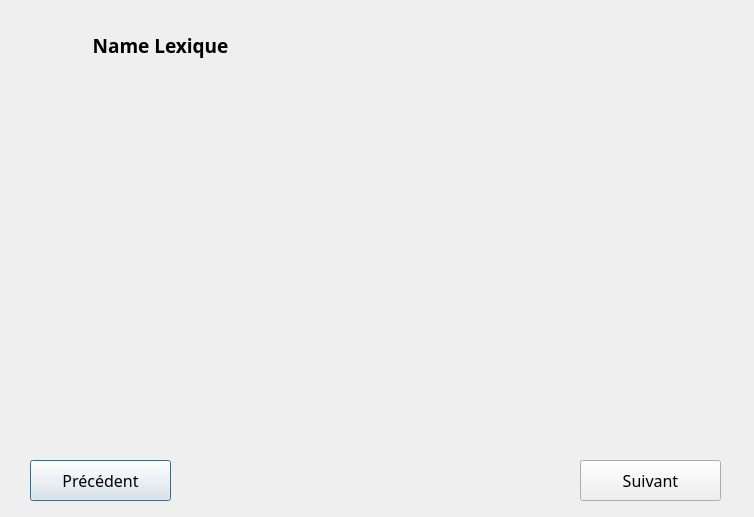
<?xml version="1.0" encoding="UTF-8"?>
<ui version="4.0">
 <class>LexiqueWindow</class>
 <widget class="QDialog" name="LexiqueWindow">
  <property name="enabled">
   <bool>true</bool>
  </property>
  <property name="geometry">
   <rect>
    <x>0</x>
    <y>0</y>
    <width>754</width>
    <height>517</height>
   </rect>
  </property>
  <property name="windowTitle">
   <string>WarCpp - Lexique</string>
  </property>
  <property name="modal">
   <bool>false</bool>
  </property>
  <widget class="QLabel" name="labelNameLexique">
   <property name="geometry">
    <rect>
     <x>60</x>
     <y>30</y>
     <width>201</width>
     <height>31</height>
    </rect>
   </property>
   <property name="font">
    <font>
     <family>Lucida Handwriting</family>
     <pointsize>14</pointsize>
     <weight>75</weight>
     <bold>true</bold>
    </font>
   </property>
   <property name="styleSheet">
    <string notr="true">background-image: url(:/fond/images/panneau2.png);</string>
   </property>
   <property name="text">
    <string>Name Lexique</string>
   </property>
   <property name="alignment">
    <set>Qt::AlignCenter</set>
   </property>
  </widget>
  <widget class="QPushButton" name="pushPrevious">
   <property name="geometry">
    <rect>
     <x>30</x>
     <y>460</y>
     <width>141</width>
     <height>41</height>
    </rect>
   </property>
   <property name="font">
    <font>
     <family>Lucida Handwriting</family>
     <pointsize>12</pointsize>
    </font>
   </property>
   <property name="styleSheet">
    <string notr="true">background-image: url(:/fond/images/nouvelle_partie.jpg);</string>
   </property>
   <property name="text">
    <string>Précédent</string>
   </property>
  </widget>
  <widget class="QPushButton" name="pushNext">
   <property name="geometry">
    <rect>
     <x>580</x>
     <y>460</y>
     <width>141</width>
     <height>41</height>
    </rect>
   </property>
   <property name="font">
    <font>
     <family>Lucida Handwriting</family>
     <pointsize>12</pointsize>
    </font>
   </property>
   <property name="styleSheet">
    <string notr="true">background-image: url(:/fond/images/nouvelle_partie.jpg);</string>
   </property>
   <property name="text">
    <string>Suivant</string>
   </property>
  </widget>
  <widget class="QLabel" name="labelImage">
   <property name="enabled">
    <bool>true</bool>
   </property>
   <property name="geometry">
    <rect>
     <x>10</x>
     <y>90</y>
     <width>350</width>
     <height>281</height>
    </rect>
   </property>
   <property name="font">
    <font>
     <family>Lucida Handwriting</family>
     <pointsize>12</pointsize>
    </font>
   </property>
   <property name="text">
    <string/>
   </property>
  </widget>
  <widget class="QLabel" name="label">
   <property name="geometry">
    <rect>
     <x>0</x>
     <y>0</y>
     <width>761</width>
     <height>521</height>
    </rect>
   </property>
   <property name="styleSheet">
    <string notr="true">background-image: url(:/fond/images/rules/font.jpg);</string>
   </property>
   <property name="text">
    <string/>
   </property>
  </widget>
  <widget class="QLabel" name="labelText">
   <property name="enabled">
    <bool>true</bool>
   </property>
   <property name="geometry">
    <rect>
     <x>370</x>
     <y>90</y>
     <width>371</width>
     <height>331</height>
    </rect>
   </property>
   <property name="font">
    <font>
     <family>Lucida Handwriting</family>
     <pointsize>12</pointsize>
    </font>
   </property>
   <property name="styleSheet">
    <string notr="true">background-image: url(:/fond/Bouton);</string>
   </property>
   <property name="text">
    <string/>
   </property>
   <property name="wordWrap">
    <bool>true</bool>
   </property>
   <property name="margin">
    <number>10</number>
   </property>
  </widget>
  <zorder>label</zorder>
  <zorder>labelNameLexique</zorder>
  <zorder>pushPrevious</zorder>
  <zorder>pushNext</zorder>
  <zorder>labelImage</zorder>
  <zorder>labelText</zorder>
 </widget>
 <resources/>
 <connections/>
</ui>
